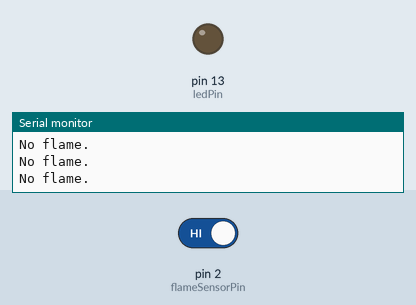
This sketch was run on a simulated Arduino Uno, built with avr-gcc and run on an emulated ATmega328P. Shown: output pins drawn as LEDs (lit = HIGH), the last lines printed to the serial monitor. The inputs (shaded band) are chosen by the test bench; at power-on: pin 2 (flameSensorPin) HIGH.

Above: at 1.8 s.
1.9 s: pin 2 (flameSensorPin) driven LOW
At 3.2 s:
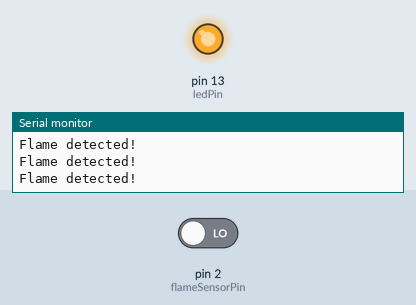
3.5 s: pin 2 (flameSensorPin) driven HIGH
At 4.4 s:
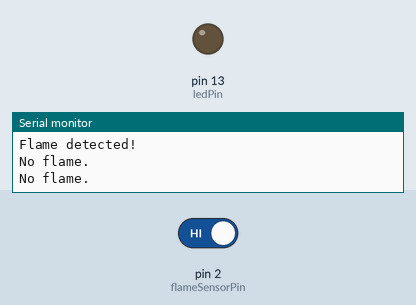
Timing chart, 0 to 6.5 s (numbered marks = the images above; inputs shaded):
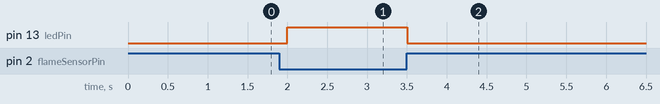

Measured:
- after the input at 1.9 s, pin 13 (ledPin): LOW → HIGH after 0.10 s
- after the input at 3.5 s, pin 13 (ledPin): HIGH → LOW at once

The sketch:

Flame_Sensor.ino
```cpp
// Project 37: Flame Sensor
// Detects a flame and turns on an LED.

int flameSensorPin = 2; // Digital output pin of the sensor
int ledPin = 13;

void setup() {
  Serial.begin(9600);
  pinMode(flameSensorPin, INPUT);
  pinMode(ledPin, OUTPUT);
}

void loop() {
  int flameState = digitalRead(flameSensorPin);

  if (flameState == LOW) { // Sensor detects a flame (output goes LOW)
    Serial.println("Flame detected!");
    digitalWrite(ledPin, HIGH);
  } else {
    Serial.println("No flame.");
    digitalWrite(ledPin, LOW);
  }
  delay(500);
}
```
